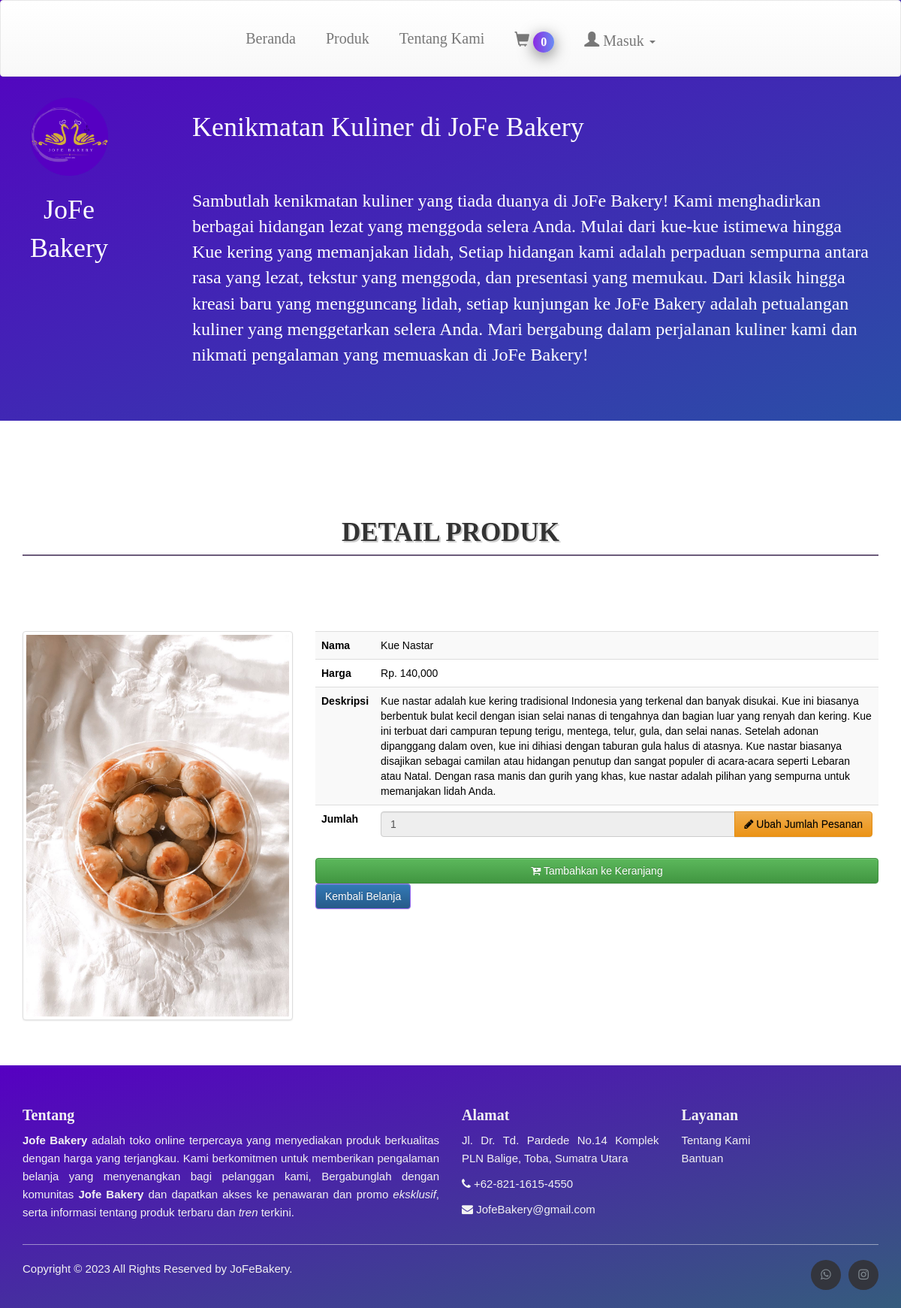
Page /detail_produk.php?produk=P0001 on the committed database.
### tables this page shows
CREATE TABLE `produk` (
  `kode_produk` VARCHAR(100) NOT NULL,
  `nama` VARCHAR(100) UNIQUE NOT NULL,
  `image` TEXT UNIQUE NOT NULL,
  `deskripsi` TEXT NOT NULL,
  `harga` INT(11) NOT NULL
);

### detail_produk.php (the view, shortened to what this page needs)
<?php
include 'header.php';
$kode = mysqli_real_escape_string($conn, $_GET['produk']);
$result = mysqli_query($conn, "SELECT * FROM produk WHERE kode_produk = '$kode'");
$row = mysqli_fetch_assoc($result);
?>
<div class="container" style="margin-top: 100px;">
    <h2 class="text-center pb-4 pt-5 mb-0"
        style="border-bottom: 2px solid #6C5B7B; padding: 10px; margin-bottom: 100px; font-family: 'Crimson Text', serif; font-size: 3.5rem; color: #333; text-shadow: 2px 2px #ccc; width: 100%;">
        <b>DETAIL PRODUK</b>
    </h2>
    <div class="row">
        <div class="col-md-4">
            <div class="thumbnail">
                <img src="image/produk/<?= $row['image']; ?>" width="400">
            </div>
        </div>
        <div class="col-md-8">
            <form action="proses/add.php" method="GET">
                <table class="table table-striped">
                    <tbody style="color:black;">
                        <tr>
                            <td><b>Nama</b></td>
                            <td>
                                <?= $row['nama']; ?>
                            </td>
                        </tr>
                        <tr>
                            <td><b>Harga</b></td>
                            <td>Rp.
                                <?= number_format($row['harga']); ?>
                            </td>
                        </tr>
                        <tr>
                            <td><b>Deskripsi</b></td>
                            <td>
                                <?= $row['deskripsi']; ?>
                            </td>
                        </tr>
                        <tr>
                            <td><b>Jumlah</b></td>
                            <td>
                                <div class="input-group">
                                    <input class="form-control" type="number" min="1" name="jml" value="1"
                                        style="width: 129%;" readonly id="jumlah">
                                    <span class="input-group-btn">
                                        <button type="button" class="btn btn-warning" style="color: black;"
                                            data-toggle="modal" data-target="#ubahModal">
                                            <i class="fa fa-pencil"></i> Ubah Jumlah Pesanan
                                        </button>
                                    </span>
                                </div>
                            </td>
                        </tr>
                    </tbody>
                </table>
                <?php
                if (isset($_SESSION['user'])) {
                    ?>
                    <button type="submit" class="btn btn-success"><i class="glyphicon glyphicon-shopping-cart"></i>
                        Tambahkan ke Keranjang</button>
                    <?php
                } else {
                    ?>
                        <a href="keranjang.php" class="btn btn-success btn-block" role="button"><i
                                class="fa fa-cart-plus"></i> Tambahkan ke Keranjang</a>
                    <?php
                }
                ?>
                <a href="produk.php" class="btn btn-primary"> Kembali Belanja</a>
        </div>
    </div>
</div>
<?php
include 'footer.php';
?>

### header.php (shortened to what this page needs)
<?php
include 'koneksi/koneksi.php';
?>
<!DOCTYPE html>
<html>
<head>
	<link rel="stylesheet" type="text/css" href="css/bootstrap.min.css">
	<link rel="stylesheet" type="text/css" href="css/style.css">
	<link rel="stylesheet" type="text/css" href="css/bootstrap-theme.css">
</head>
<body>
	<div class="container-fluid"
		style="background: linear-gradient(to bottom right, #5600c2, #2A4FA6); display: flex;	padding: 40px; 	text-align: center;  justify-content: space-between;">
		<div class="logo">
			<img src="image/logo/JOfe BAkery-modified.png" alt="JoFe - Shop">
			<span>JoFe Bakery</span>
		</div>
		<div class="content">
			<h2>Kenikmatan Kuliner di JoFe Bakery</h2>
			<p>Sambutlah kenikmatan kuliner yang tiada duanya di JoFe Bakery! Kami menghadirkan berbagai hidangan lezat
				yang menggoda selera Anda. Mulai dari kue-kue istimewa hingga Kue kering yang memanjakan lidah, Setiap hidangan kami adalah
				perpaduan sempurna antara rasa yang lezat, tekstur yang menggoda, dan presentasi yang memukau. Dari
				klasik hingga kreasi baru yang mengguncang lidah, setiap kunjungan ke JoFe Bakery adalah petualangan
				kuliner yang menggetarkan selera Anda. Mari bergabung dalam perjalanan kuliner kami dan nikmati
				pengalaman yang memuaskan di JoFe Bakery!</p>
		</div>
	</div>
	<nav class="navbar navbar-default custom-navbar"
		style="border-bottom: 8px solid linear-gradient(to bottom right, #6C5B7B, #355C7D);">
		<div class="collapse navbar-collapse" id="bs-example-navbar-collapse-1">
			<div class="container-fluid navbar-center">
				<div class="collapse navbar-collapse">
					<ul class="nav navbar-nav">
						<li><a href="index.php">Beranda</a></li>
						<li><a href="produk.php">Produk</a></li>
						<li><a href="about.php">Tentang Kami</a></li>
						<?php
						if (isset($_SESSION['kd_cs'])) {
							$kode_cs = $_SESSION['kd_cs'];
							$cek = mysqli_query($conn, "SELECT kode_produk from keranjang where kode_customer = '$kode_cs' ");
							$value = mysqli_num_rows($cek);
							?>
							<li><a href="keranjang.php"><i class="glyphicon glyphicon-shopping-cart"></i>
									<b class="badge badge-sion">
										<?= $value ?>
									</b></a></li>
							<?php
						} else {
							echo "<li><a href='keranjang.php'><i class='glyphicon glyphicon-shopping-cart'></i> <span class='badge badge-sion'>0</span></a></li>";
						}
						if (!isset($_SESSION['user'])) {
							?>
						</ul>
						<ul class="nav navbar-nav navbar-right">
							<li class="dropdown">
								<a href="#" class="dropdown-toggle" data-toggle="dropdown" role="button"
									aria-haspopup="true" aria-expanded="false"><i class="glyphicon glyphicon-user"></i>
									Masuk
									<span class="caret"></span></a>
							</li>
							<?php
						}
						?>
					</ul>
				</div>
			</div>
		</div>
	</nav>

### footer.php (shortened to what this page needs)
<footer class="site-footer">
    <link rel="stylesheet" href="https://cdnjs.cloudflare.com/ajax/libs/font-awesome/4.7.0/css/font-awesome.min.css">
    <div class="container">
        <div class="row">
            <div class="col-sm-12 col-md-6">
                <h4><b style="font-family: 'Crimson Text', serif; font-size: 2.0rem;">Tentang</b></h4>
                <p class="text-justify"><b> Jofe Bakery </b> adalah toko online
                    terpercaya yang menyediakan produk berkualitas dengan harga yang terjangkau. Kami berkomitmen untuk
                    memberikan pengalaman belanja yang menyenangkan bagi pelanggan kami, Bergabunglah dengan komunitas
                    <b>Jofe Bakery</b> dan dapatkan akses ke penawaran dan promo <i>eksklusif</i>, serta informasi tentang
                            produk
                            terbaru dan <i>tren</i> terkini.
                </p>
            </div>
            <div class="col-xs-6 col-md-3">
                <h4><b style="font-family: 'Crimson Text', serif; font-size: 2.0rem;">Alamat</b></h4>
                <p p class="text-justify">Jl. Dr. Td. Pardede No.14 Komplek PLN Balige, Toba, Sumatra Utara</p>
                <p><i class="fa fa-phone"></i> +62-821-1615-4550 </p>
                <p><i class="fa fa-envelope"></i> JofeBakery@gmail.com</p>
            </div>
            <div class="col-xs-6 col-md-3">
                <h4><b style="font-family: 'Crimson Text', serif; font-size: 2.0rem;">Layanan</b></h4>
                <ul class="footer-links">
                    <li><a href="about.php">Tentang Kami</a></li>
                    <li><a href="carapemesanan.php">Bantuan</a></li>
                </ul>
            </div>
        </div>
        <hr>
    </div>
    <div class="container">
        <div class="row">
            <div class="col-md-8 col-sm-6 col-xs-12">
                <p class="copyright-text">Copyright &copy; 2023 All Rights Reserved by
                    <a href="index.php">JoFeBakery</a>.
                </p>
            </div>
            <div class="col-md-4 col-sm-6 col-xs-12">
                <ul class="social-icons">
                    <li><a class="whatsapp" href="https://wa.me/6282116154550?text=Halo JoFe Bakery, saya butuh bantuan..."><i
                                class="fa fa-whatsapp"></i></a></li>
                    <li><a class="instagram" href="https://instagram.com/jofebakery_?igshid=MzNlNGNkZWQ4Mg=="><i class="fa fa-instagram"></i></a></li>
                </ul>
            </div>
        </div>
    </div>
</footer>

### css/style.css (style rules this page uses)
body { margin: 0; padding: 0; }

### header.php (style rules this page uses)
.custom-navbar { position: fixed; top: 0; width: 100%; z-index: 1; }
body { padding-top: 5%; }
.navbar-center { display: flex; justify-content: center; align-items: center; }
.navbar-nav { margin: 0; padding: 0; }
.custom-navbar { height: 30px; font-size: 20px; padding-top: 30px; padding-bottom: 70px; font-family: "Montserrat"; }
.navbar-nav>li { margin-left: 10px; margin-right: 10px; list-style: none; display: inline-block; }
.navbar-nav>li>a { background: none; color: linear-gradient(to bottom right, #6C5B7B, #355C7D) !important; text-decoration: none; display: block; padding: 10px; transition: background-color 0.3s ease; }
.badge-sion { background: linear-gradient(to right, #8a2be2, #698CF3); color: #fff; font-size: 16px; padding: 6px 10px; border-radius: 20px; display: inline-block; box-shadow: 0px 5px 20px rgba(0, 0, 0, 0.5); animation: badge-flip 12s ease-in-out infinite; }
body { margin: 0; padding: 0; font-family: 'Montserrat', sans-serif; }
.logo { display: block; margin: 0 auto; max-width: 300px; height: auto; margin-bottom: 20px; }
.logo img { width: 100%; height: auto; margin-top: 90px; margin-bottom: 20px; }
.logo span { font-size: 36px; color: #fff; font-family: 'Montserrat'; }
.content { margin-top: 90px; float: left; margin-left: 10%; text-align: left; }
.content h2 { color: #fff; font-family: 'Montserrat'; font-size: 36px; margin-bottom: 60px; }
.content p { color: #fff; font-family: 'Montserrat'; font-size: 24px; margin-bottom: 30px; }

### detail_produk.php (style rules this page uses)
.btn-primary { color: #fff; border-color: #9666f1; }

### footer.php (style rules this page uses)
.site-footer { background: linear-gradient(to bottom right, #5600c2, #355C7D); padding: 45px 0 20px; font-size: 15px; line-height: 24px; color: #f2f2f2; margin-top: 40px; }
.site-footer hr { border-top-color: #f2f2f2; opacity: 0.5 }
.site-footer a { color: #f2f2f2; }
.footer-links { padding-left: 0; list-style: none }
.footer-links li { display: block }
.footer-links a { color: #f2f2f2; }
.site-footer .social-icons { text-align: right }
.site-footer .social-icons a { width: 40px; height: 40px; line-height: 40px; margin-left: 6px; margin-right: 0; border-radius: 100%; background-color: #33353d }
.copyright-text { margin: 0 }
.social-icons { padding-left: 0; margin-bottom: 0; list-style: none }
.social-icons li { display: inline-block; margin-bottom: 4px }
.social-icons a { background-color: #eceeef; color: #818a91; font-size: 16px; display: inline-block; line-height: 44px; width: 44px; height: 44px; text-align: center; margin-right: 8px; border-radius: 100%; -webkit-transition: all .2s linear; -o-transition: all .2s linear; transition: all .2s linear }

### rows in the picture
produk: image (picture), nama "Kue Nastar", harga "140,000", deskripsi "Kue nastar adalah kue kering tradisional Indonesia yang terkenal dan banyak disukai. Kue ini biasanya berbentuk bulat kecil dengan isian selai nanas di tengahnya dan bagian luar yang renyah dan kering. Kue ini terbuat dari campuran tepung terigu, mentega, telur, gula, dan selai nanas. Setelah adonan dipanggang dalam oven, kue ini dihiasi dengan taburan gula halus di atasnya. Kue nastar biasanya disajikan sebagai camilan atau hidangan penutup dan sangat populer di acara-acara seperti Lebaran atau Natal. Dengan rasa manis dan gurih yang khas, kue nastar adalah pilihan yang sempurna untuk memanjakan lidah Anda."
